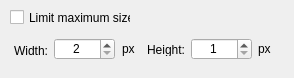
<?xml version="1.0" encoding="UTF-8"?>
<ui version="4.0">
 <class>MaxSizeWidget</class>
 <widget class="QWidget" name="MaxSizeWidget">
  <property name="geometry">
   <rect>
    <x>0</x>
    <y>0</y>
    <width>294</width>
    <height>78</height>
   </rect>
  </property>
  <property name="windowTitle">
   <string>MaxSizeWidget</string>
  </property>
  <widget class="QCheckBox" name="checkEnabled">
   <property name="geometry">
    <rect>
     <x>10</x>
     <y>9</y>
     <width>121</width>
     <height>17</height>
    </rect>
   </property>
   <property name="text">
    <string>Limit maximum size</string>
   </property>
  </widget>
  <widget class="QSpinBox" name="spinWidth">
   <property name="geometry">
    <rect>
     <x>54</x>
     <y>38</y>
     <width>61</width>
     <height>22</height>
    </rect>
   </property>
   <property name="alignment">
    <set>Qt::AlignCenter</set>
   </property>
   <property name="minimum">
    <number>2</number>
   </property>
   <property name="maximum">
    <number>1000000</number>
   </property>
  </widget>
  <widget class="QSpinBox" name="spinHeight">
   <property name="geometry">
    <rect>
     <x>191</x>
     <y>38</y>
     <width>61</width>
     <height>22</height>
    </rect>
   </property>
   <property name="alignment">
    <set>Qt::AlignCenter</set>
   </property>
   <property name="minimum">
    <number>1</number>
   </property>
   <property name="maximum">
    <number>500000</number>
   </property>
  </widget>
  <widget class="QLabel" name="label1">
   <property name="geometry">
    <rect>
     <x>1</x>
     <y>44</y>
     <width>47</width>
     <height>13</height>
    </rect>
   </property>
   <property name="text">
    <string>Width:</string>
   </property>
   <property name="alignment">
    <set>Qt::AlignRight|Qt::AlignTrailing|Qt::AlignVCenter</set>
   </property>
  </widget>
  <widget class="QLabel" name="label2">
   <property name="geometry">
    <rect>
     <x>138</x>
     <y>43</y>
     <width>47</width>
     <height>13</height>
    </rect>
   </property>
   <property name="text">
    <string>Height:</string>
   </property>
   <property name="alignment">
    <set>Qt::AlignRight|Qt::AlignTrailing|Qt::AlignVCenter</set>
   </property>
  </widget>
  <widget class="QLabel" name="label3">
   <property name="geometry">
    <rect>
     <x>122</x>
     <y>41</y>
     <width>21</width>
     <height>16</height>
    </rect>
   </property>
   <property name="text">
    <string>px</string>
   </property>
  </widget>
  <widget class="QLabel" name="label4">
   <property name="geometry">
    <rect>
     <x>258</x>
     <y>41</y>
     <width>21</width>
     <height>16</height>
    </rect>
   </property>
   <property name="text">
    <string>px</string>
   </property>
  </widget>
 </widget>
 <layoutdefault spacing="6" margin="11"/>
 <resources/>
 <connections>
  <connection>
   <sender>checkEnabled</sender>
   <signal>toggled(bool)</signal>
   <receiver>MaxSizeWidget</receiver>
   <slot>OnCheckEnableToggled()</slot>
   <hints>
    <hint type="sourcelabel">
     <x>51</x>
     <y>20</y>
    </hint>
    <hint type="destinationlabel">
     <x>140</x>
     <y>31</y>
    </hint>
   </hints>
  </connection>
  <connection>
   <sender>spinWidth</sender>
   <signal>editingFinished()</signal>
   <receiver>MaxSizeWidget</receiver>
   <slot>OnSpinWidthEditingFinished()</slot>
   <hints>
    <hint type="sourcelabel">
     <x>59</x>
     <y>49</y>
    </hint>
    <hint type="destinationlabel">
     <x>12</x>
     <y>59</y>
    </hint>
   </hints>
  </connection>
  <connection>
   <sender>spinHeight</sender>
   <signal>editingFinished()</signal>
   <receiver>MaxSizeWidget</receiver>
   <slot>OnSpinHeightEditingFinished()</slot>
   <hints>
    <hint type="sourcelabel">
     <x>64</x>
     <y>77</y>
    </hint>
    <hint type="destinationlabel">
     <x>32</x>
     <y>65</y>
    </hint>
   </hints>
  </connection>
 </connections>
 <slots>
  <slot>OnCheckEnableToggled()</slot>
  <slot>OnSpinWidthEditingFinished()</slot>
  <slot>OnSpinHeightEditingFinished()</slot>
 </slots>
</ui>
